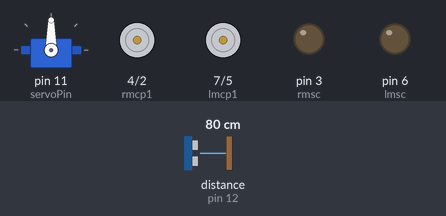
This sketch was run on a simulated Arduino Uno, built with avr-gcc and run on an emulated ATmega328P. Parts: servo, motor-driver pin pairs drawn as motors (green arrow = first pin HIGH = forward, orange = second pin HIGH = backward, longer = more drive), output pins drawn as LEDs (lit = HIGH). Wiring (inferred from the names in the program): ultrasonic range finder: trigger pin 13; echo pin 12. The inputs (shaded band) are chosen by the test bench; at power-on: distance to the obstacle (sensor on pin 12) 80 cm. The echo pulse lasts 58.3 µs per cm; pins used as bus, display or sensor lines are not drawn; what the sketch prints to the serial monitor is not drawn.

Above: at 1.8 s.
1.9 s: distance to the obstacle (sensor on pin 12) set to 42 cm
At 4.8 s:
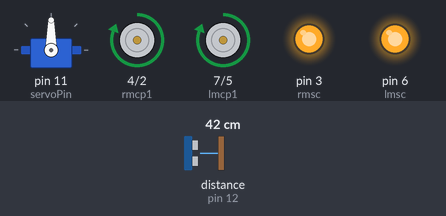
6.4 s: distance to the obstacle (sensor on pin 12) set to 36 cm
At 7.8 s:
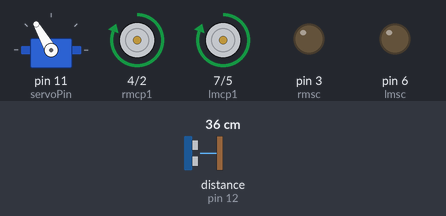
At 9.6 s:
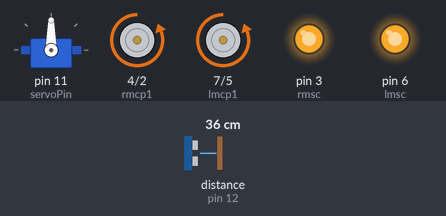
Timing chart, 0 to 21.0 s (numbered marks = the images above; inputs shaded):
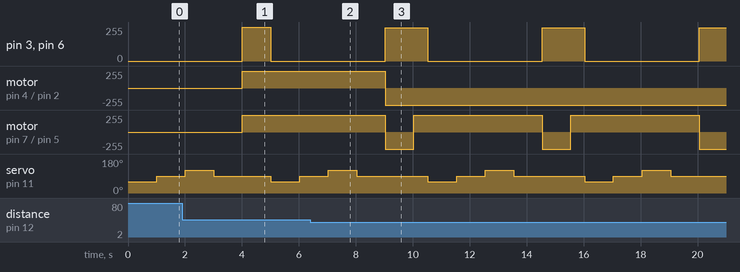

The sketch:

Avoidance_Car.ino
```cpp
/* Author: Alex DiStasi
 * Date: 11/11/2019
 * Purpose: Create an obstacle avoiding robot.
 *  Car moves due to two gearmotors attached to two wheels. An ultrasonic sensor is used to detect if there is an object in front of the robot. The ultrasonic sensor is moved by a servo motor to gain more information about surrounding environment.
 *  To view the robot in action, watch here: https://youtu.be/UX64fmhKRaA
 */


#include <Servo.h>
Servo servo;

//initialize the servo motor
const int servoPin = 11; //servo is attached to pin 11

//initializes the ultrasonic sensor
//Trigger pin sends out sound wave. If object is near, wave reflects and is detected by echo pin. Distance calculated by the speed of the process.
const int trigPin = 13; //trigger is attached to pin 13
const int echoPin = 12; //echo is attached to pin 12

//initialize motors. Motors control movement of robot. Each motor has two pins that can be controlled.
//rmpc1 = right motor control pin 1. Attached to pin 4
const int rmcp1 = 4;
//rmpc2 = right motor control pin 2. Attached to pin 2
const int rmcp2 = 2;
//rmsc = right motor speed control. Attached to pin 3
const int rmsc = 3;
//lmpc1 = left motor control pin 1. Attached to pin 7
const int lmcp1 = 7;
//rmpc2 = left motor control pin 2. Attached to pin 5
const int lmcp2 = 5;
//lmsc = left motor speed control. Attached to pin 6
const int lmsc = 6;
//Declare variables

//This variable is used to store information about how far an object is from the robot
float distanceFromObject = 0;
//This variable is used to determine the angle the servo should be set to.
int servoAngle = 0;
const int numAnglesToCheck = 4;
int angles_to_check[numAnglesToCheck] = {60, 90, 120, 90};
int distancesFromObject[numAnglesToCheck];
bool objectNear = false;


//Calculates distance of object in meters using ultrasonic sensor
float calculateDistance() {
  //turn on trigger pin for 10 micro seconds and then turn off trigger pin. Used to send sound wave
  digitalWrite(trigPin, HIGH); //Turn on trig pin
  delayMicroseconds(10); //pause for 10 microseconds
  digitalWrite(trigPin, LOW); //turn off trig pin

  //echoLength stores how long it takes sound wave to reach echo sensor. pulseIn() is a function that outputs how long it takes for pin to go from HIGH to LOW.
  float echoLength = pulseIn(echoPin, HIGH);

  //distanceFromObject calculates the distance that the sound wave traveled in inches
  //      Formula found in data sheet for ultrasonic sensor here: https://cdn.sparkfun.com/datasheets/Sensors/Proximity/HCSR04.pdf
  float distanceFromObject = (echoLength / 148);
  Serial.print(distanceFromObject);
  Serial.print("              ");
  return distanceFromObject;
}
/*
Checks the distance of an object at 3 different positions: 60 degrees, 90 degrees, 120 degrees.
At each position, find out how far robot is from an obstacle at that angle and store that distance value in an array
*/
void checkSurroundings(){
   //Iterate through array angles_to_check and set the servo to turn at that angle.
   for (int i = 0; i < numAnglesToCheck; i++){
    servo.write(angles_to_check[i]);
    distancesFromObject[i]=calculateDistance();
    delay(1000);
   }

}

//Moves motors forward
void moveforward()
{
  //set pin 1 of left and right motors to high
  digitalWrite(rmcp1, HIGH);
  digitalWrite(lmcp1, HIGH);
  //set pin 2 of left and right motors to low
  digitalWrite(rmcp2, LOW);
  digitalWrite(lmcp2, LOW);

  //move car forward for 1 seconds and then stop moving
  analogWrite(rmsc, 255);
  analogWrite(lmsc, 255);
  delay(1000);
  analogWrite(rmsc, 0);
  analogWrite(lmsc, 0);
}

//stop movement to car
void stopCar()
{
  analogWrite(rmsc, 0);
  analogWrite(lmsc, 0);
}

//Move car backwards and turn towards the right to move car away from obstacle
void moveBackwards(){
  //set pin 1 of left and right motors to low
  digitalWrite(rmcp1, LOW);
  digitalWrite(lmcp1, LOW);
  //set pin 1 of left and right motors to high
  digitalWrite(rmcp2, HIGH);
  digitalWrite(lmcp2, HIGH);
  //move backwards for 1 second and then stop
  analogWrite(rmsc, 250);
  analogWrite(lmsc, 250);
  delay(1000);
  analogWrite(rmsc, 0);
  analogWrite(lmsc, 0);

  //set wheels to turn towards the right, move for half a second, then stop the car
  //set pin 1 of right motor to high and set left motor to low
  digitalWrite(rmcp1, LOW);
  digitalWrite(lmcp1, HIGH);
  //set pin 1 of left and right motors to high
  digitalWrite(rmcp2, HIGH);
  digitalWrite(lmcp2, LOW);
  //move for a half second and then stop
  analogWrite(rmsc, 250);
  analogWrite(lmsc, 250);
  delay(500);
  analogWrite(rmsc, 0);
  analogWrite(lmsc, 0);


}

//This function is called whenever the program is run or reset
void setup() {
  //turns servo on. Servo is used to direct ultrasonic sensor
  servo.attach (servoPin);
  //move servo to 90 degrees. This is done to center the servo
  servo.write(90);

  //set the trigPin as an output
  pinMode(trigPin, OUTPUT);
  //set the echo pin as an input
  pinMode(echoPin, INPUT);

  //set the motors as output
  pinMode(rmcp1, OUTPUT);
  pinMode(rmcp2, OUTPUT);
  pinMode(rmsc, OUTPUT);
  pinMode(lmcp1, OUTPUT);
  pinMode(lmcp2, OUTPUT);
  pinMode(lmsc, OUTPUT);

  //view data in real time
  Serial.begin(9600);

}
/*
This function runs code repeatedly.
Have the robot check its surroundings. If there is an object within 15 inches, the car will stop moving, move backwards, and turn towards the right.
If there is no obstacle in its way, the car will move forward.
*/
void loop() {

  checkSurroundings();
  objectNear = false;

  //check distance of each angle to check if there is anything within 15 inches of the robot by iterating through an array of distance values.
  //If there is something less than 15 inches away, stop the car and set boolean objectNear to True.
  for (int i = 0; i<numAnglesToCheck; i++){
    if (distancesFromObject[i] < 15.00){
      objectNear = true;
      stopCar();
    }
  }

 //If something is less than 15 inches away, move the robot backwards and turn to the right. Otherwise, have the robot move forward
  if (objectNear == true){
    Serial.println("Something is close!");
    //Move the car backwards and turn
    moveBackwards();
  }else{
    Serial.println("It's safe");
    //Move the car forward
    moveforward();
  }


}
```

Measured:
- the behaviour switches between 39 and 38 cm on distance to the obstacle (sensor on pin 12) (found by bisection; images 1 and 2)
- after the input at 6.4 s, motor on pin 4 (rmcp1) / pin 2 (rmcp2): forward 255/255 → backward 255/255 after 2.6 s; motor on pin 7 (lmcp1) / pin 5 (lmcp2): alternates forward 255/255 for 4.5 s and backward 255/255 for 1.0 s, starting after 2.6 s
- by itself, pin 3 (rmsc), pin 6 (lmsc): alternates 250/255 for 1.5 s and 0/255 for 4.0 s
- by itself, servo on pin 11 (servoPin): repeats every 5.5 s: 90° 2.5 s, 60° 1.0 s, 90° 1.0 s, 120° 1.0 s
